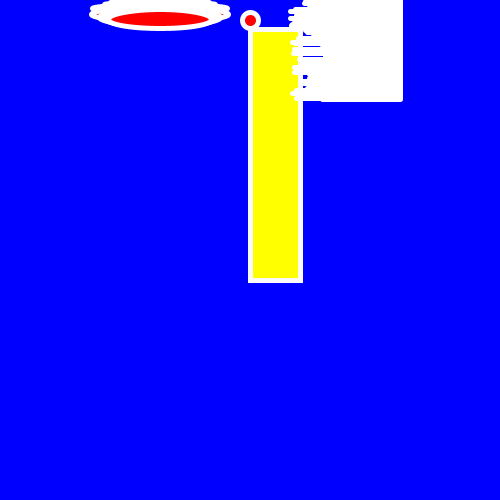
Frame 1 (no input)
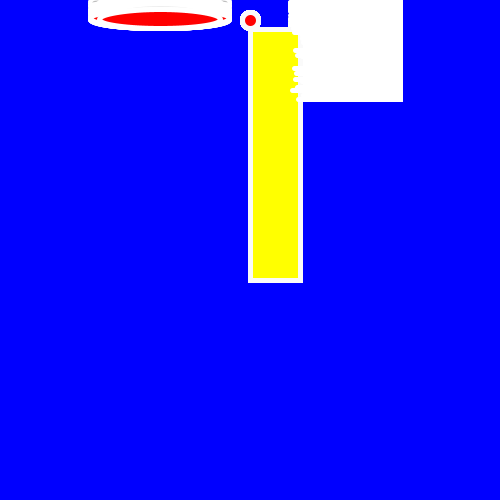
Frame 60 (the mouse pressed at the canvas centre just before this capture)
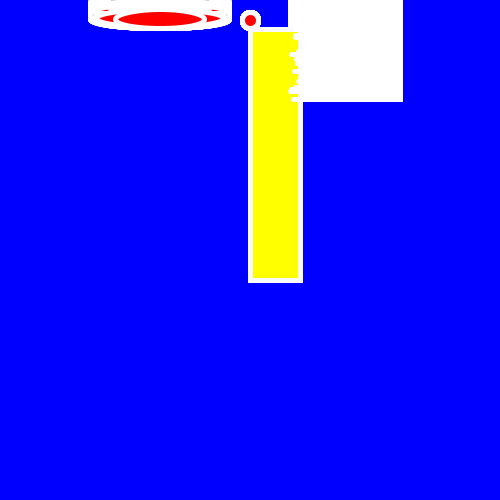
Frame 120 (the mouse held since frame 60 and released just before this capture)

The Processing sketch that drew these frames (run headless with seeded random() and noise(); from frame 60 on, the mouse is pressed at the canvas centre):

// Processing sketch: processing_louise
// ── processing_louise.pde
void setup () {
  
    size (500, 500);
    background(0,0,360); 
}

void draw () {


  fill (255, 420 , 0); 
  stroke (250);
  strokeWeight (5); 
  rectMode (250);
  rect (250,280,300,29);
  fill(255,0,0);
ellipse(250,20,16,16);

  for (int i = 0; i<100; i++) {
   
    float r  = random (40,100);
  stroke(r*200);
  line(400, i, 250+r, i);
}
  
  for (int i = 0; i<20; i++) {
    float r = random (100) ;
  ellipse (160, i, 40+r,i);
   stroke (r*90);
}


}
